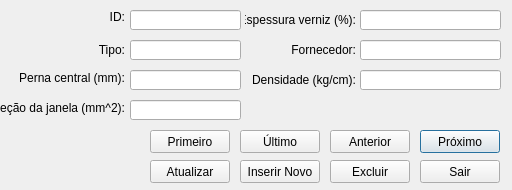
<?xml version="1.0" encoding="UTF-8"?>
<ui version="4.0">
 <class>WindowLamina</class>
 <widget class="QDialog" name="WindowLamina">
  <property name="geometry">
   <rect>
    <x>0</x>
    <y>0</y>
    <width>512</width>
    <height>190</height>
   </rect>
  </property>
  <property name="minimumSize">
   <size>
    <width>512</width>
    <height>190</height>
   </size>
  </property>
  <property name="maximumSize">
   <size>
    <width>512</width>
    <height>190</height>
   </size>
  </property>
  <property name="windowTitle">
   <string>Helena - Lâminas</string>
  </property>
  <property name="windowIcon">
   <iconset resource="../icons/main.qrc">
    <normaloff>:/iconPower.ico</normaloff>:/iconPower.ico</iconset>
  </property>
  <widget class="QLabel" name="label_id">
   <property name="geometry">
    <rect>
     <x>0</x>
     <y>10</y>
     <width>125</width>
     <height>13</height>
    </rect>
   </property>
   <property name="text">
    <string>ID:</string>
   </property>
   <property name="alignment">
    <set>Qt::AlignRight|Qt::AlignTrailing|Qt::AlignVCenter</set>
   </property>
  </widget>
  <widget class="QLabel" name="label_width">
   <property name="geometry">
    <rect>
     <x>0</x>
     <y>70</y>
     <width>125</width>
     <height>16</height>
    </rect>
   </property>
   <property name="text">
    <string>Perna central (mm):</string>
   </property>
   <property name="alignment">
    <set>Qt::AlignRight|Qt::AlignTrailing|Qt::AlignVCenter</set>
   </property>
  </widget>
  <widget class="QLabel" name="label_area">
   <property name="geometry">
    <rect>
     <x>0</x>
     <y>100</y>
     <width>125</width>
     <height>16</height>
    </rect>
   </property>
   <property name="text">
    <string>Seção da janela (mm^2):</string>
   </property>
   <property name="alignment">
    <set>Qt::AlignRight|Qt::AlignTrailing|Qt::AlignVCenter</set>
   </property>
  </widget>
  <widget class="QLabel" name="label_weight">
   <property name="geometry">
    <rect>
     <x>245</x>
     <y>70</y>
     <width>111</width>
     <height>20</height>
    </rect>
   </property>
   <property name="text">
    <string>Densidade (kg/cm):</string>
   </property>
   <property name="alignment">
    <set>Qt::AlignRight|Qt::AlignTrailing|Qt::AlignVCenter</set>
   </property>
  </widget>
  <widget class="QLabel" name="label_type">
   <property name="geometry">
    <rect>
     <x>0</x>
     <y>40</y>
     <width>125</width>
     <height>20</height>
    </rect>
   </property>
   <property name="text">
    <string>Tipo:</string>
   </property>
   <property name="alignment">
    <set>Qt::AlignRight|Qt::AlignTrailing|Qt::AlignVCenter</set>
   </property>
  </widget>
  <widget class="QLineEdit" name="lineEdit_id">
   <property name="geometry">
    <rect>
     <x>130</x>
     <y>10</y>
     <width>111</width>
     <height>20</height>
    </rect>
   </property>
   <property name="readOnly">
    <bool>true</bool>
   </property>
  </widget>
  <widget class="QLineEdit" name="lineEdit_width">
   <property name="geometry">
    <rect>
     <x>130</x>
     <y>70</y>
     <width>111</width>
     <height>20</height>
    </rect>
   </property>
   <property name="text">
    <string/>
   </property>
  </widget>
  <widget class="QLineEdit" name="lineEdit_windowArea">
   <property name="geometry">
    <rect>
     <x>130</x>
     <y>100</y>
     <width>111</width>
     <height>20</height>
    </rect>
   </property>
  </widget>
  <widget class="QLineEdit" name="lineEdit_weight">
   <property name="geometry">
    <rect>
     <x>360</x>
     <y>70</y>
     <width>141</width>
     <height>20</height>
    </rect>
   </property>
  </widget>
  <widget class="QLineEdit" name="lineEdit_type">
   <property name="geometry">
    <rect>
     <x>130</x>
     <y>40</y>
     <width>111</width>
     <height>20</height>
    </rect>
   </property>
  </widget>
  <widget class="QPushButton" name="pushButton_after">
   <property name="geometry">
    <rect>
     <x>420</x>
     <y>130</y>
     <width>80</width>
     <height>23</height>
    </rect>
   </property>
   <property name="text">
    <string>Próximo</string>
   </property>
  </widget>
  <widget class="QPushButton" name="pushButton_insert">
   <property name="enabled">
    <bool>true</bool>
   </property>
   <property name="geometry">
    <rect>
     <x>240</x>
     <y>160</y>
     <width>80</width>
     <height>23</height>
    </rect>
   </property>
   <property name="text">
    <string>Inserir Novo</string>
   </property>
  </widget>
  <widget class="QPushButton" name="pushButton_before">
   <property name="geometry">
    <rect>
     <x>330</x>
     <y>130</y>
     <width>80</width>
     <height>23</height>
    </rect>
   </property>
   <property name="text">
    <string>Anterior</string>
   </property>
  </widget>
  <widget class="QPushButton" name="pushButton_update">
   <property name="enabled">
    <bool>true</bool>
   </property>
   <property name="geometry">
    <rect>
     <x>150</x>
     <y>160</y>
     <width>80</width>
     <height>23</height>
    </rect>
   </property>
   <property name="text">
    <string>Atualizar</string>
   </property>
  </widget>
  <widget class="QPushButton" name="pushButton_exit">
   <property name="geometry">
    <rect>
     <x>420</x>
     <y>160</y>
     <width>80</width>
     <height>23</height>
    </rect>
   </property>
   <property name="text">
    <string>Sair</string>
   </property>
  </widget>
  <widget class="QLineEdit" name="lineEdit_thicknessPercent">
   <property name="geometry">
    <rect>
     <x>360</x>
     <y>10</y>
     <width>141</width>
     <height>20</height>
    </rect>
   </property>
  </widget>
  <widget class="QLabel" name="label_thicknessPercent">
   <property name="geometry">
    <rect>
     <x>245</x>
     <y>10</y>
     <width>111</width>
     <height>20</height>
    </rect>
   </property>
   <property name="text">
    <string>Espessura verniz (%):</string>
   </property>
   <property name="alignment">
    <set>Qt::AlignRight|Qt::AlignTrailing|Qt::AlignVCenter</set>
   </property>
  </widget>
  <widget class="QLineEdit" name="lineEdit_provider">
   <property name="geometry">
    <rect>
     <x>360</x>
     <y>40</y>
     <width>141</width>
     <height>20</height>
    </rect>
   </property>
  </widget>
  <widget class="QLabel" name="label_type_2">
   <property name="geometry">
    <rect>
     <x>245</x>
     <y>40</y>
     <width>111</width>
     <height>20</height>
    </rect>
   </property>
   <property name="text">
    <string>Fornecedor:</string>
   </property>
   <property name="alignment">
    <set>Qt::AlignRight|Qt::AlignTrailing|Qt::AlignVCenter</set>
   </property>
  </widget>
  <widget class="QPushButton" name="pushButton_delete">
   <property name="enabled">
    <bool>true</bool>
   </property>
   <property name="geometry">
    <rect>
     <x>330</x>
     <y>160</y>
     <width>80</width>
     <height>23</height>
    </rect>
   </property>
   <property name="text">
    <string>Excluir</string>
   </property>
  </widget>
  <widget class="QPushButton" name="pushButton_first">
   <property name="geometry">
    <rect>
     <x>150</x>
     <y>130</y>
     <width>80</width>
     <height>23</height>
    </rect>
   </property>
   <property name="text">
    <string>Primeiro</string>
   </property>
  </widget>
  <widget class="QPushButton" name="pushButton_last">
   <property name="geometry">
    <rect>
     <x>240</x>
     <y>130</y>
     <width>80</width>
     <height>23</height>
    </rect>
   </property>
   <property name="text">
    <string>Último</string>
   </property>
  </widget>
 </widget>
 <tabstops>
  <tabstop>lineEdit_id</tabstop>
  <tabstop>lineEdit_thicknessPercent</tabstop>
  <tabstop>lineEdit_type</tabstop>
  <tabstop>lineEdit_provider</tabstop>
  <tabstop>lineEdit_width</tabstop>
  <tabstop>lineEdit_weight</tabstop>
  <tabstop>lineEdit_windowArea</tabstop>
  <tabstop>pushButton_first</tabstop>
  <tabstop>pushButton_last</tabstop>
  <tabstop>pushButton_before</tabstop>
  <tabstop>pushButton_after</tabstop>
  <tabstop>pushButton_update</tabstop>
  <tabstop>pushButton_insert</tabstop>
  <tabstop>pushButton_delete</tabstop>
  <tabstop>pushButton_exit</tabstop>
 </tabstops>
 <resources>
  <include location="../icons/main.qrc"/>
 </resources>
 <connections/>
</ui>
